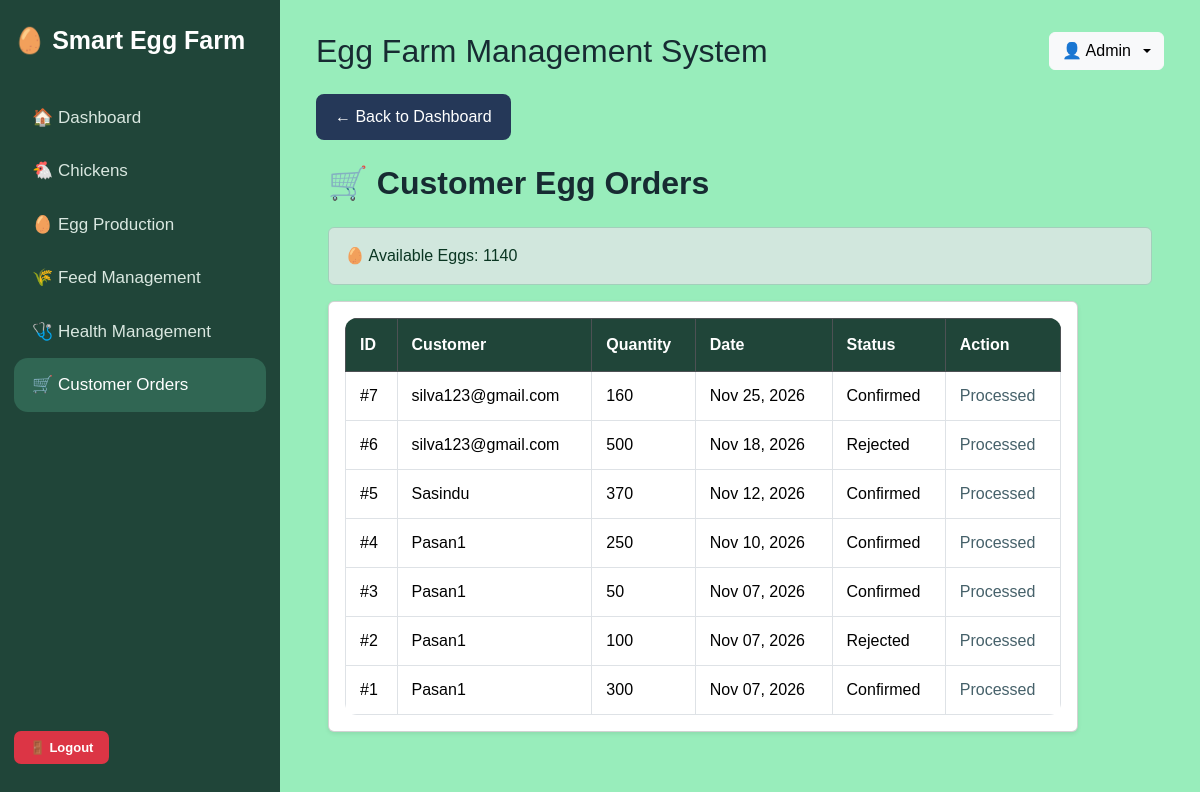
The page /orders/admin-orders/ (signed in) on the database its author committed.
### orders/models.py (models this page shows, shortened)
class EggOrder(models.Model):
    STATUS_CHOICES = [
        ('Pending', 'Pending'),
        ('Confirmed', 'Confirmed'),
        ('Rejected', 'Rejected'),
    ]
    customer = models.ForeignKey(
        settings.AUTH_USER_MODEL,
        on_delete=models.PROTECT,
        related_name='egg_orders'
    )
    quantity = models.PositiveIntegerField(
        validators=[MinValueValidator(1)]
    )
    order_date = models.DateTimeField(
        auto_now_add=True
    )
    status = models.CharField(
        max_length=20,
        choices=STATUS_CHOICES,
        default='Pending'
    )

### orders/views.py (the view)
@login_required
def admin_orders(request):
    if not request.user.is_staff:
        raise PermissionDenied
    orders = EggOrder.objects.select_related(
        'customer'
    ).order_by('-order_date')
    return render(
        request,
        'orders/admin_orders.html',
        {
            'orders': orders,
            'available_eggs': available_egg_count()
        }
    )

### orders/views.py (called while the page is built)
def available_egg_count():
    production = EggProduction.objects.aggregate(
        collected=Sum('eggs_collected'),
        damaged=Sum('damaged_eggs')
    )
    collected = production['collected'] or 0
    damaged = production['damaged'] or 0
    confirmed = EggOrder.objects.filter(
        status='Confirmed'
    ).aggregate(
        total=Sum('quantity')
    )['total'] or 0
    available = collected - damaged - confirmed
    return max(available, 0)

### orders/templates/orders/admin_orders.html
{% extends 'base.html' %}
{% block content %}
<div class="container-fluid">
    <h2 class="fw-bold mb-4">
        🛒 Customer Egg Orders
    </h2>
    <div class="alert alert-success">
        🥚 Available Eggs: {{ available_eggs }}
    </div>
    <div class="card shadow-sm">
        <div class="card-body">
            <div class="table-responsive">
                <table class="table table-bordered align-middle">
                    <thead class="table-dark">
                        <tr>
                            <th>ID</th>
                            <th>Customer</th>
                            <th>Quantity</th>
                            <th>Date</th>
                            <th>Status</th>
                            <th>Action</th>
                        </tr>
                    </thead>
                    <tbody>
                        {% for order in orders %}
                        <tr>
                            <td>#{{ order.id }}</td>
                            <td>{{ order.customer.username }}</td>
                            <td>{{ order.quantity }}</td>
                            <td>
                                {{ order.order_date|date:"M d, Y" }}
                            </td>
                            <td>{{ order.status }}</td>
                            <td>
                                {% if order.status == 'Pending' %}
                                <form
                                    method="post"
                                    action="{% url 'update_order_status' order.id %}"
                                    class="d-flex flex-wrap gap-2">
                                    {% csrf_token %}
                                    <button
                                        type="submit"
                                        name="action"
                                        value="Confirmed"
                                        class="btn btn-success btn-sm">
                                        Confirm
                                    </button>
                                    <button
                                        type="submit"
                                        name="action"
                                        value="Rejected"
                                        class="btn btn-danger btn-sm">
                                        Reject
                                    </button>
                                </form>
                                {% else %}
                                    <span class="text-muted">
                                        Processed
                                    </span>
                                {% endif %}
                            </td>
                        </tr>
                        {% empty %}
                        <tr>
                            <td colspan="6" class="text-center">
                                No customer orders yet.
                            </td>
                        </tr>
                        {% endfor %}
                    </tbody>
                </table>
            </div>
        </div>
    </div>
</div>
{% endblock %}

### templates/base.html (shortened to what this page needs)
{% load static %}
<!DOCTYPE html>
<html lang="en">
<head>
    <link
        href="https://cdn.jsdelivr.net/npm/bootstrap@5.3.3/dist/css/bootstrap.min.css"
        rel="stylesheet"
    >
    <link
        rel="stylesheet"
        href="{% static 'css/style.css' %}"
    >
</head>
<body>
    <aside class="sidebar">
        <h3 class="mb-4">
            🥚 Smart Egg Farm
        </h3>
<nav>
    {% if user.is_authenticated %}
        {% if user.is_staff %}
            <a href="{% url 'dashboard' %}"
               class="{% if request.resolver_match.url_name == 'dashboard' %}active{% endif %}">
                🏠 Dashboard
            </a>
            <a href="{% url 'batch_list' %}"
               class="{% if '/chickens/' in request.path %}active{% endif %}">
                🐔 Chickens
            </a>
            <a href="{% url 'production_list' %}"
               class="{% if '/production/' in request.path %}active{% endif %}">
                🥚 Egg Production
            </a>
            <a href="{% url 'feed_list' %}"
               class="{% if '/feed/' in request.path %}active{% endif %}">
                🌾 Feed Management
            </a>
            <a href="{% url 'health_list' %}"
               class="{% if '/health/' in request.path %}active{% endif %}">
                🩺 Health Management
            </a>
            <a href="{% url 'admin_orders' %}"
               class="{% if request.resolver_match.url_name == 'admin_orders' %}active{% endif %}">
                🛒 Customer Orders
            </a>
        {% endif %}
    {% endif %}
</nav>
        {% if user.is_authenticated %}
            <div class="logout-section">
                <form method="post" action="{% url 'logout' %}">
                    <button
                        type="submit"
                        class="btn btn-danger btn-sm logout-btn">
                        🚪 Logout
                    </button>
                </form>
            </div>
        {% endif %}
    </aside>
    <main class="main-content">
        <header class="d-flex justify-content-between align-items-center flex-wrap gap-3 mb-4">
            <h2 class="fw-normal mb-0">
                Egg Farm Management System
            </h2>
            {% if user.is_authenticated %}
                <div class="dropdown">
                    <button
                        class="btn btn-light dropdown-toggle d-flex align-items-center gap-2"
                        type="button"
                        data-bs-toggle="dropdown"
                        aria-expanded="false">
                        👤 {{ user.first_name|default:user.username }}
                    </button>
                </div>
            {% endif %}
        </header>
        {% if user.is_authenticated %}
            {% if user.is_staff %}
                {% if request.resolver_match.url_name != 'dashboard' %}
                    <div class="mb-4">
                        <a href="{% url 'dashboard' %}"
                           class="btn"
                           style="background-color: #253858;
                                  color: white;
                                  border-radius: 8px;
                                  padding: 10px 18px;">
                            ← Back to Dashboard
                        </a>
                    </div>
                {% endif %}
            {% endif %}
        {% endif %}
        {% block content %}
        {% endblock %}
    </main>
</body>
</html>

### static/css/style.css (style rules this page uses)
:root { --sidebar-width: 280px; --sidebar-bg: #204539; --sidebar-hover: #306653; --page-bg: #98edbb; --card-bg: #dcece4; --text-dark: #172b32; --text-muted: #46616a; --primary-green: #198754; }
* { box-sizing: border-box; }
html, body { margin: 0; padding: 0; min-height: 100%; }
body { font-family: Arial, Helvetica, sans-serif; background: var(--page-bg); color: var(--text-dark); overflow-x: hidden; }
.sidebar { position: fixed; top: 0; left: 0; width: var(--sidebar-width); height: 100vh; padding: 24px 14px; background: var(--sidebar-bg); color: #ffffff; display: flex; flex-direction: column; gap: 10px; overflow-y: auto; z-index: 1000; }
.sidebar h2, .sidebar h3, .sidebar h4 { color: #ffffff; font-weight: 700; margin: 0 0 30px; line-height: 1.3; }
.sidebar a { display: block; width: 100%; padding: 14px 18px; border-radius: 14px; color: #d9e7e0; text-decoration: none; font-size: 17px; font-weight: 500; transition: background 0.2s ease; }
.sidebar a:hover, .sidebar a.active { background: var(--sidebar-hover); color: #ffffff; }
.logout-section { margin-top: auto; padding-top: 22px; padding-bottom: 12px; width: 100%; }
.logout-section form { width: auto !important; display: block; margin: 0; }
.logout-section .logout-btn { display: inline-block !important; width: auto !important; min-width: 95px; padding: 7px 14px; font-size: 13px; font-weight: 600; border-radius: 7px; background: #dc3545; border: none; color: #ffffff; cursor: pointer; }
.main-content { margin-left: var(--sidebar-width); width: calc(100% - var(--sidebar-width)); min-width: 0; min-height: 100vh; padding: 32px 36px; background: var(--page-bg); }
.main-content > * { max-width: 100%; }
.main-content h1, .main-content h2, .main-content h3, .main-content h4, .main-content h5 { color: var(--text-dark); }
.main-content h2 { font-weight: 700; }
.main-content .text-muted { color: var(--text-muted) !important; }
.table-responsive { width: 100%; overflow-x: auto; border-radius: 12px; }
.table { background: #ffffff; margin-bottom: 0; }
.table th { background: #204539; color: #ffffff; padding: 14px; white-space: nowrap; }
.table td { padding: 12px 14px; vertical-align: middle; }
button, .btn { transition: all 0.2s ease; }
.sidebar h3, .sidebar .logout-section p { color: #ffffff !important; }
.sidebar h3 { font-size: 25px; font-weight: bold; line-height: 1.3; }
.main-content .card { max-width: 750px; }

### rows shown on the page
EggOrder: id "7", customer.username "silva123@gmail.com", quantity "160", order_date "Nov 25, 2026", status "Confirmed", shows "Processed"
EggOrder: id "6", customer.username "silva123@gmail.com", quantity "500", order_date "Nov 18, 2026", status "Rejected", shows "Processed"
EggOrder: id "5", customer.username "Sasindu", quantity "370", order_date "Nov 12, 2026", status "Confirmed", shows "Processed"
EggOrder: id "4", customer.username "Pasan1", quantity "250", order_date "Nov 10, 2026", status "Confirmed", shows "Processed"
EggOrder: id "3", customer.username "Pasan1", quantity "50", order_date "Nov 07, 2026", status "Confirmed", shows "Processed"
EggOrder: id "2", customer.username "Pasan1", quantity "100", order_date "Nov 07, 2026", status "Rejected", shows "Processed"
EggOrder: id "1", customer.username "Pasan1", quantity "300", order_date "Nov 07, 2026", status "Confirmed", shows "Processed"

### other values the page prints
{{ user.first_name|default:user.username }} "Admin"
{{ available_eggs }} "1140"
